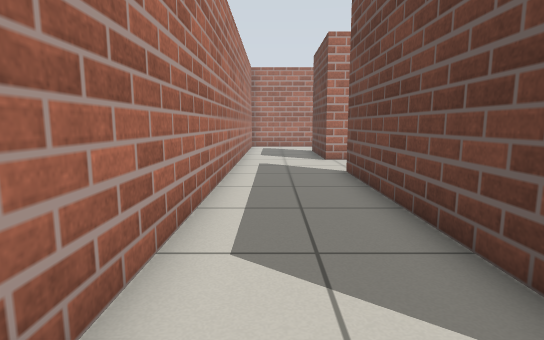
view 1 (above)

13 first-person views from a walk through a robot-simulator world made for Gazebo. The camera is 0.72 m above the floor, tilts 8° down and sees 80° across. The floor is counted in squares, 0.5 m on a side. Each view is taken from the middle of a square. On the plan, view 1 faces up. The plan holds only what a view shows up to about 15 squares ahead; the rest is blank.

view 2
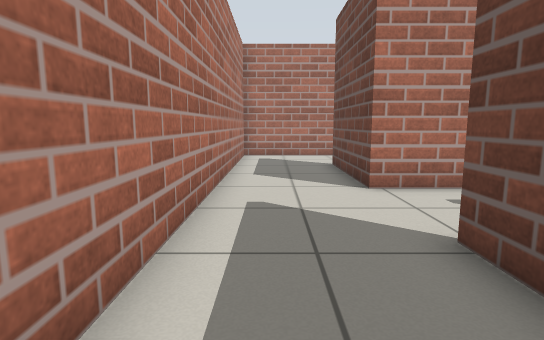

view 3
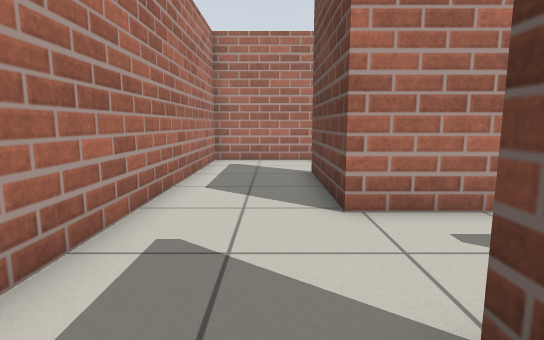

view 4
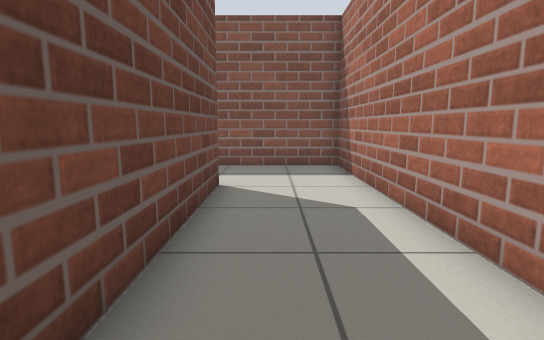

view 5
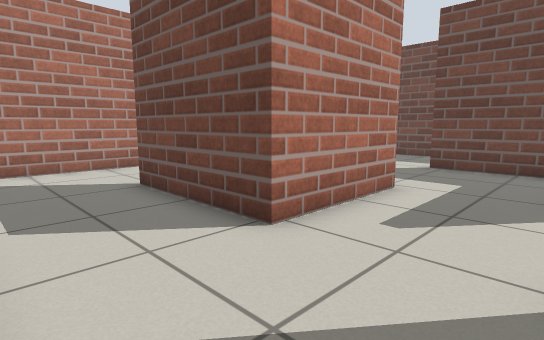

view 6
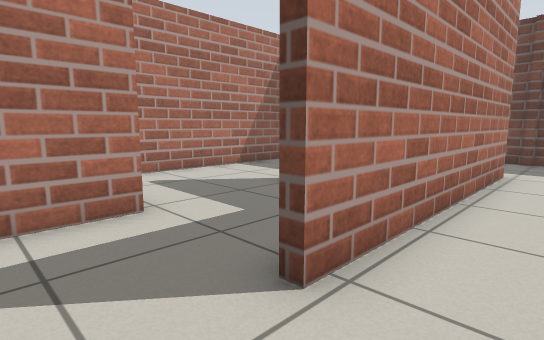

view 7
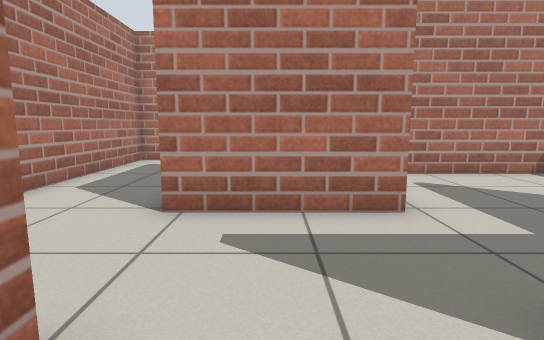

view 8
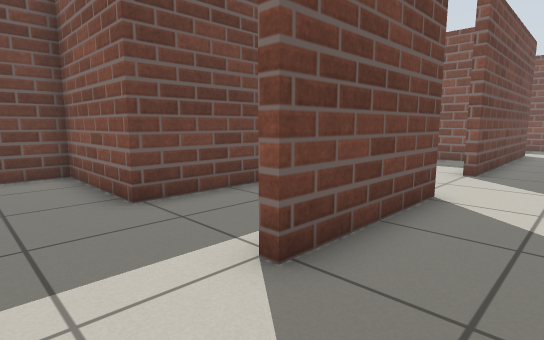

view 9
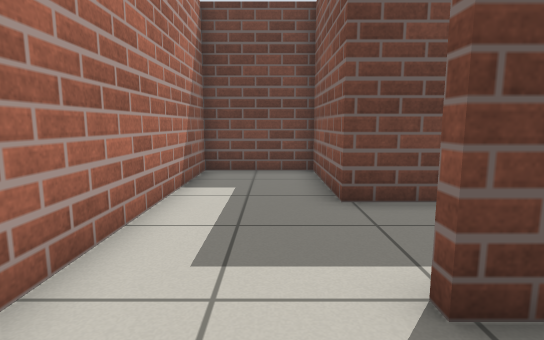

view 10
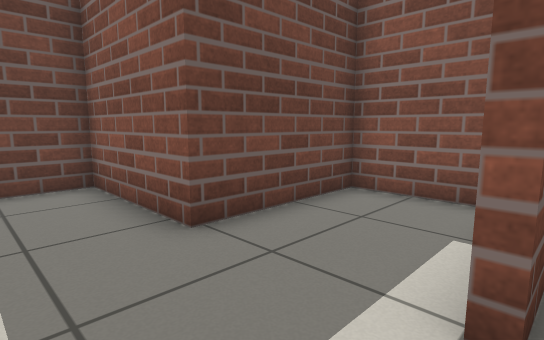

view 11
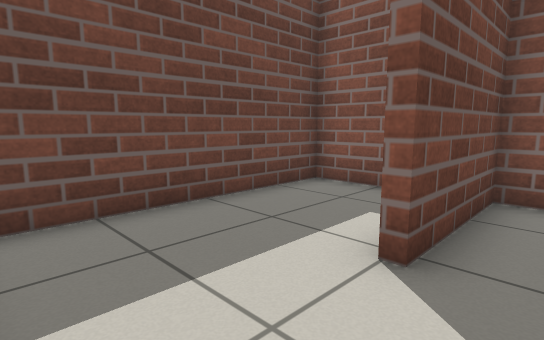

view 12
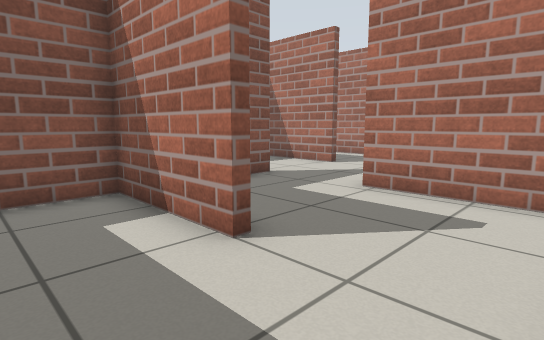

view 13
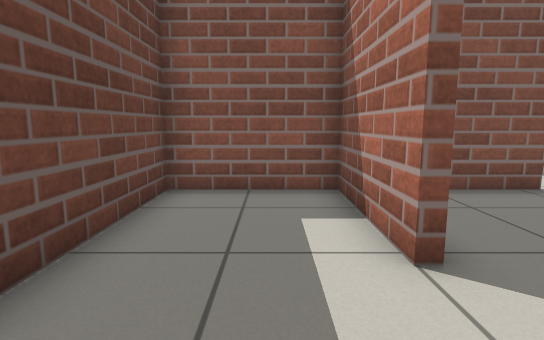

### Floor plan
Points are (right, up) in squares from view 1. A wall is a line through its corners. A room is listed if a view was taken in it or the views show most of it. See-through windows are left out.
Room 1 (views 1, 2, 3, 4, 5, 8, 9, 10)
walls: (2.3, 13.2) (2.3, 17.7); (2.3, 1.2) (2.3, 9.9); (2.4, 21.1) (-1.3, 21.1) (-1.3, -2.3) (2.9, -2.3)
ways out: opening at (2, 11) to room 2; opening at (2, 19) to room 5; opening at (2, 0)
Room 2 (views 6, 7)
walls: (6.2, 13.2) (2.3, 13.2); (14.6, 9.7) (6.1, 9.7) (6.1, 10) (10.1, 10) (10.1, 13.8); (2.6, 9.9) (2.6, 6.4); (3.5, 5.8) (4.6, 5.8); (18.4, 9.7) (18.4, 10.4); (18.4, 9.1) (18.4, 9.6)
ways out: opening at (2, 11) to room 1; opening at (8, 13) to room 3
Room 3 (view 11)
walls: (6.2, 16.5) (6.2, 13.2); (10.4, 17.4) (7.9, 17.4); (10.1, 13.8) (10.5, 13.8)
ways out: opening at (8, 13) to room 2; opening at (10, 15.5) to room 4
Room 4 (views 12, 13)
walls: (10.5, 13.8) (10.5, 10) (14.3, 10) (14.3, 16.6); (13.9, 17.4) (10.4, 17.4)
ways out: opening at (10, 15.5) to room 3
Room 5 (no view inside)
walls: (3.4, 13.5) (5.9, 13.5) (5.9, 17.7) (10.1, 17.7) (10.1, 21.1) (2.4, 21.1)
ways out: opening at (2, 19) to room 1

Positions as (right, up) in squares from view 1, and headings:
1: (0, 0), facing up
2: (0, 6), facing up
3: (1, 8), facing up
4: (1, 9), facing down
5: (-1, 10), facing up-right
6: (4, 8), facing up-right
7: (4, 8), facing up
8: (0, 20), facing down-right
9: (0, 19), facing right
10: (2, 20), facing down-right
11: (9, 17), facing down-right
12: (13, 17), facing down-left
13: (12, 17), facing down
